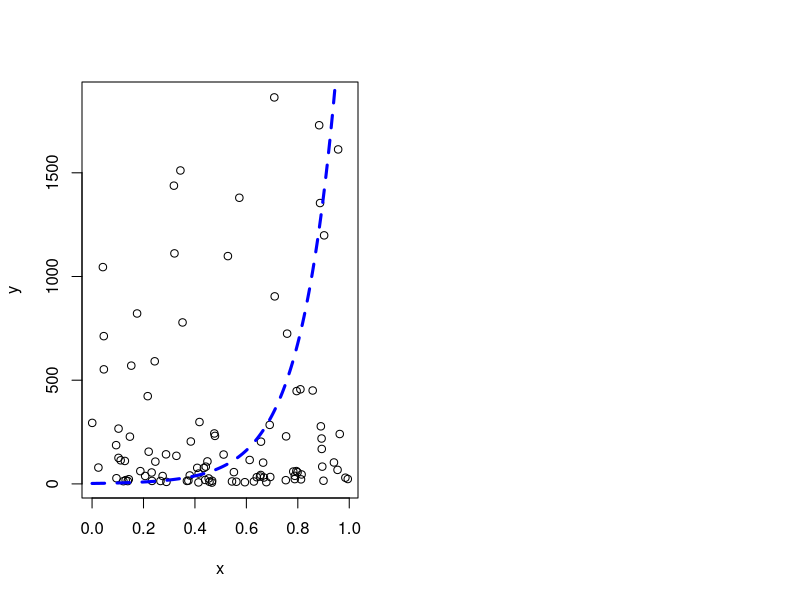

The R script that drew this image: (Note: this script raises an error after producing the figure.)
library("mgcv")

set.seed(123)
n <- 100
minx <- 0
maxx <- 1
x <- runif(n, minx, maxx)
t = runif(n, minx, 2*maxx)
meang <- exp(1.2+0.6*x + 3*t)
newxs <- seq(minx, maxx, length=200)    
newts <- seq(minx, 2*maxx, length=200)    


# Primeiro cenário
# define a dispersion
disp <- 0.8
y <- rgamma(n, shape=1/disp, scale=meang*disp)
df<-data.frame(y,x,t)
glmA1 <- glm(y ~ x+t,family=Gamma(link="log"),data = df)
prdys1 <- predict(glmA1, newdata=data.frame(x=newxs,t=newts), type="response")

#Segundo cenário
var <- 2.3
y <- rgamma(n, shape=(meang^2)/var, scale=var/meang)
df<-data.frame(y,x,t)
glmA2 <- glm(y ~ x+t,family=Gamma(link="log"),data = df)
prdys2 <- predict(glmA2, newdata=data.frame(x=newxs,t=newts), type="response")

# plot data and fits
par(mfrow=c(1, 2))
plot(x, y)
lines(newxs, prdys1, col="blue", lty=2, lwd=3)
plot(xs, ys2)
lines(newxs, prdys2, col="blue", lty=2, lwd=3)


# GLM Gamma
# parametrization 1 
set.seed(12345)
n <- 1000
minx <- -3.2
maxx <- 3.2
xs <- runif(n, minx, maxx)
meang <- exp(1.2+0.6*xs)
# define a variance
var <- 2.3
# define a dispersion
disp <- 0.8
# generate data defining the mean and the (constant) variance
ys1 <- rgamma(n, shape=(meang^2)/var, scale=var/meang)

glmA1 <- glm(ys1 ~ xs, family=Gamma(link="log"))
summary(glmA1)
newxs <- seq(minx, maxx, length=200)    
prdys1 <- predict(glmA1, newdata=data.frame(xs=newxs), type="response")

# parametrization 2 
# next parametrization is motivated by the statement of
# https://stats.stackexchange.com/questions/247624/dispersion-parameter-for-gamma-family
# "In R GLM assumes shape to be a constant"
# generate data defining the mean and fixing the shape (= fixing dispersion)
# here induces an overall increase variance with mean
ys2 <- rgamma(n, shape=1/disp, scale=meang*disp)

glmA2 <- glm(ys2 ~ xs,family=Gamma(link="log"))
summary(glmA2)
prdys2 <- predict(glmA2, newdata=data.frame(xs=newxs), type="response")

# plot data and fits
par(mfrow=c(1, 2))
plot(xs, ys1)
lines(newxs, prdys1, col="blue", lty=2, lwd=3)
plot(xs, ys2)
lines(newxs, prdys2, col="blue", lty=2, lwd=3)
